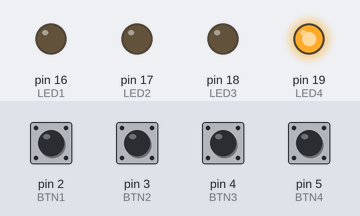
This sketch was run on a simulated Arduino Uno, built with avr-gcc and run on an emulated ATmega328P. Shown: output pins drawn as LEDs (lit = HIGH). The inputs (shaded band) are chosen by the test bench; at power-on: pin 2 (BTN1), pin 3 (BTN2), pin 4 (BTN3) HIGH, pin 5 (BTN4) LOW.

Above: at 1.3 s.
1.4 s: pin 2 (BTN1) pulled LOW for 0.3 s
At 2.1 s:
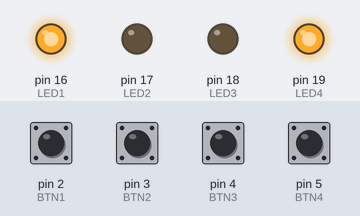
4.7 s: pin 3 (BTN2) pulled LOW for 0.3 s
At 5.5 s:
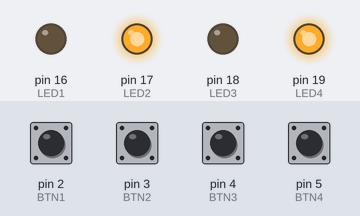
7.2 s: pin 4 (BTN3) pulled LOW for 0.3 s
At 7.6 s:
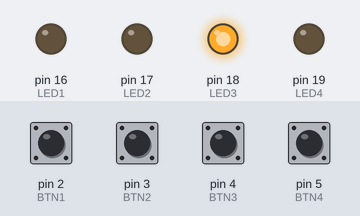
9.2 s: pin 5 (BTN4) pulled HIGH for 0.3 s
At 9.37 s:
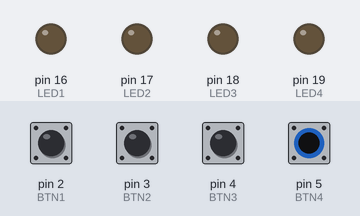
11.0 s: pin 2 (BTN1) pulled LOW for 1 s
At 11.9 s:
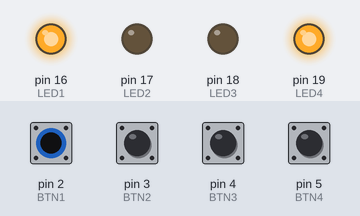
Timing chart, 0 to 14.5 s (numbered marks = the images above; inputs shaded):
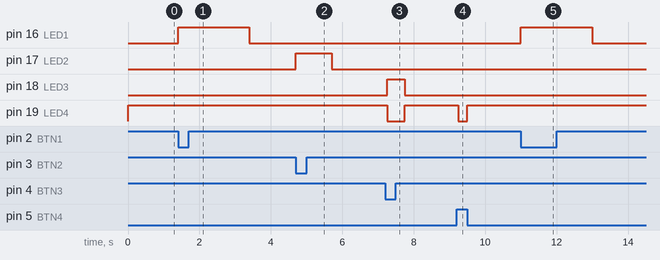

The sketch:

relatorio_extra.ino
```cpp
#define LED1 (1 << PC2)
#define LED2 (1 << PC3)
#define LED3 (1 << PC4)
#define LED4 (1 << PC5)
#define BTN1 (1 << PD2)
#define BTN2 (1 << PD3)
#define BTN3 (1 << PD4)
#define BTN4 (1 << PD5)

//LED VERMELHO
ISR(INT0_vect){
	PORTC |= LED1;
  	_delay_ms(2000);
  	PORTC &= ~LED1;
}

//LED AMARELO
ISR(INT1_vect){
    PORTC |= LED2;
  	_delay_ms(1000);
  	PORTC &= ~LED2;
}

int main(void){
  //SAÍDAS
  DDRC |= (LED1 + LED2 + LED3 + LED4);
  PORTC &= ~(LED1 + LED2 + LED3 + LED4);

  //Declarar o modo de funcionamento da INT0 e INT1
  EICRA = (1 << ISC11) + (0 << ISC10) + (1 << ISC01) + (0 << ISC00);
  //Habilitar a interrupção INT0 e INT1
  EIMSK = (1 << INT1) + (1 << INT0);

  sei();

  while(1){
    //LED VERDE (VERDE BAIXO)
    if(!(PIND & BTN3)){
        PORTC |= LED3;
        _delay_ms(500);
        PORTC &= ~LED3;
    }
    //LED AZUL(VERDE ALTO)
    else if(!(PIND & BTN4)){
        PORTC |= LED4;
        _delay_ms(250);
        PORTC &= ~LED4;
    }
  }
}
```

Measured:
- after the input at 1.4 s, pin 16 (LED1): LOW → HIGH at once, → LOW 2.0 s later
- after the input at 4.7 s, pin 17 (LED2): LOW → HIGH at once, → LOW 1.0 s later
- after the input at 7.2 s, pin 18 (LED3): LOW → HIGH after 0.05 s, → LOW 0.50 s later; pin 19 (LED4): HIGH → LOW after 0.05 s, → HIGH 0.50 s later
- after the input at 9.2 s, pin 19 (LED4): HIGH → LOW after 0.05 s, → HIGH 0.25 s later
- after the input at 11.0 s, pin 16 (LED1): LOW → HIGH at once, → LOW 2.0 s later
